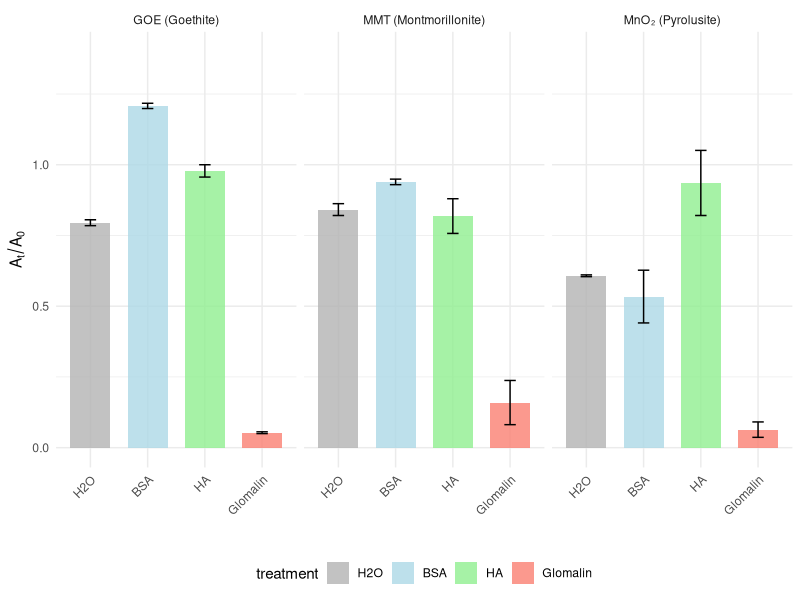
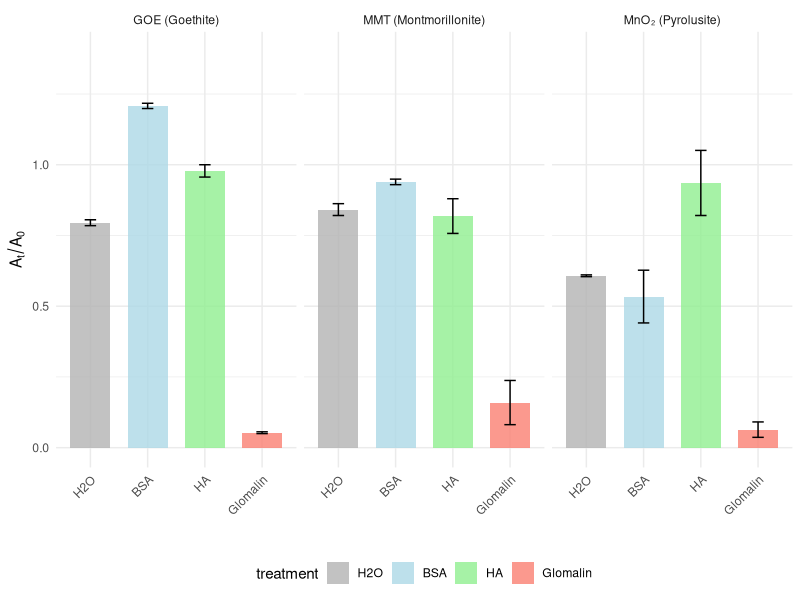

Source code (R) for these figures, in order:
## ---- chunk 1
library(ggplot2)
library(dplyr)
## ---- chunk 2
# 原始 At/A0 数据
raw_data <- data.frame(
  mineral = c(
    rep("GOE", 12), rep("MnO2", 12), rep("MMT", 12)
  ),
  treatment = c(
    rep(c("H2O", "Glomalin", "HA", "BSA"), each = 3),
    rep(c("H2O", "Glomalin", "HA", "BSA"), each = 3),
    rep(c("H2O", "Glomalin", "HA", "BSA"), each = 3)
  ),
  At_A0 = c(
    # GOE
    0.8064, 0.7931, 0.7859,   # H2O
    0.0510, 0.0566, 0.0511,   # Glomalin
    0.9540, 0.9962, 0.9846,   # HA
    1.2060, 1.1998, 1.2181,   # BSA
    # MnO2
    0.6040, 0.6085, 0.6100,   # H2O
    0.0808, 0.0779, 0.0323,   # Glomalin
    0.8201, 1.0503, 0.9367,   # HA
    0.6415, 0.4861, 0.4746,   # BSA
    # MMT
    0.8330, 0.8653, 0.8262,   # H2O
    0.1918, 0.0703, 0.2160,   # Glomalin
    0.7889, 0.7777, 0.8891,   # HA
    0.9311, 0.9502, 0.9370    # BSA
  )
)

# 计算均值和标准差
plot_data <- raw_data %>%
  group_by(mineral, treatment) %>%
  summarise(
    mean_A0 = mean(At_A0),
    sd_A0 = sd(At_A0),
    .groups = "drop"
  )

plot_data$treatment <- factor(plot_data$treatment,
                               levels = c("H2O", "BSA", "HA", "Glomalin"))
## ---- chunk 3
mineral_labels <- c(
  "GOE" = "GOE (Goethite)",
  "MnO2" = "MnO₂ (Pyrolusite)",
  "MMT" = "MMT (Montmorillonite)"
)

p <- ggplot(plot_data, aes(x = treatment, y = mean_A0, fill = treatment)) +
  geom_col(width = 0.7, alpha = 0.8) +
  geom_errorbar(aes(ymin = mean_A0 - sd_A0, ymax = mean_A0 + sd_A0),
                width = 0.2, linewidth = 0.5) +
  scale_fill_manual(values = c(
    "H2O" = "gray70", "BSA" = "lightblue",
    "HA" = "lightgreen", "Glomalin" = "salmon"
  )) +
  facet_wrap(~mineral, ncol = 3, labeller = labeller(mineral = mineral_labels)) +
  labs(x = "", y = expression(A[t] / A[0])) +
  theme_minimal() +
  theme(legend.position = "bottom", axis.text.x = element_text(angle = 45, hjust = 1)) +
  ylim(0, 1.4)

p
## ---- chunk 4
ggsave("figures/figure3_reproduced.png", p, width = 10, height = 5, dpi = 300)
